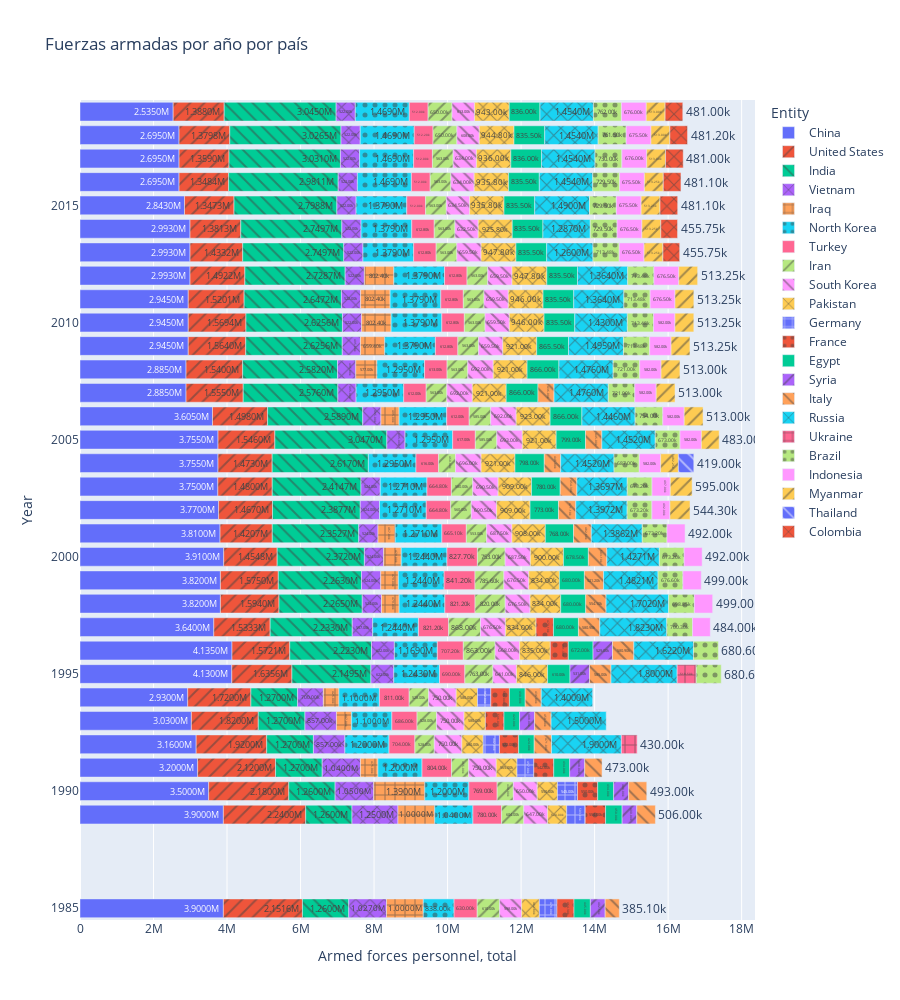

Write notebook code for a chart like this one.
### Markdown cell above
### 1.3.1 Gráfico de Barras

### Code cell
fig_bar_afp=px.bar(df_afp_topN,y="Year",x="Armed forces personnel, total",color="Entity",
                    height=1000,text="Entity",text_auto='.5s',pattern_shape="Entity",
                    orientation='h',title="Fuerzas armadas por año por país")
fig_bar_afp.show()

### Figure 1 — Plotly figure (JSON) as saved in the notebook; plotly's stock layout.template omitted (floating-point values rounded to 4 significant figures)
{"data": [{"alignmentgroup": "True", "hovertemplate": "Entity=%{text}<br>Armed forces personnel, total=%{x}<br>Year=%{y}<extra></extra>", "legendgroup": "China", "marker": {"color": "#636efa", "pattern": {"shape": ""}}, "name": "China", "offsetgroup": "China", "orientation": "h", "showlegend": true, "text": ["China", "China", "China", "China", "China", "China", "China", "China", "China", "China", "China", "China", "China", "China", "China", "China", "China", "China", "China", "China", "China", "China", "China", "China", "China", "China", "China", "China", "China", "China", "China", "China"], "textposition": "auto", "texttemplate": "%{x:.5s}", "type": "bar", "x": [3900000, 3900000, 3500000, 3200000, 3160000, 3030000, 2930000, 4130000, 4135000, 3640000, 3820000, 3820000, 3910000, 3810000, 3770000, 3750000, 3755000, 3755000, 3605000, 2885000, 2885000, 2945000, 2945000, 2945000, 2993000, 2993000, 2993000, 2843000, 2695000, 2695000, 2695000, 2535000], "xaxis": "x", "y": [1985, 1989, 1990, 1991, 1992, 1993, 1994, 1995, 1996, 1997, 1998, 1999, 2000, 2001, 2002, 2003, 2004, 2005, 2006, 2007, 2008, 2009, 2010, 2011, 2012, 2013, 2014, 2015, 2016, 2017, 2018, 2019], "yaxis": "y"}, {"alignmentgroup": "True", "hovertemplate": "Entity=%{text}<br>Armed forces personnel, total=%{x}<br>Year=%{y}<extra></extra>", "legendgroup": "United States", "marker": {"color": "#EF553B", "pattern": {"shape": "/"}}, "name": "United States", "offsetgroup": "United States", "orientation": "h", "showlegend": true, "text": ["United States", "United States", "United States", "United States", "United States", "United States", "United States", "United States", "United States", "United States", "United States", "United States", "United States", "United States", "United States", "United States", "United States", "United States", "United States", "United States", "United States", "United States", "United States", "United States", "United States", "United States", "United States", "United States", "United States", "United States", "United States", "United States"], "textposition": "auto", "texttemplate": "%{x:.5s}", "type": "bar", "x": [2151600, 2240000, 2180000, 2120000, 1920000, 1820000, 1720000, 1635600, 1572100, 1533300, 1594000, 1575000, 1454800, 1420700, 1467000, 1480000, 1473000, 1546000, 1498000, 1555000, 1540000, 1563996, 1569417, 1520100, 1492200, 1433150, 1381250, 1347300, 1348400, 1359000, 1379800, 1388000], "xaxis": "x", "y": [1985, 1989, 1990, 1991, 1992, 1993, 1994, 1995, 1996, 1997, 1998, 1999, 2000, 2001, 2002, 2003, 2004, 2005, 2006, 2007, 2008, 2009, 2010, 2011, 2012, 2013, 2014, 2015, 2016, 2017, 2018, 2019], "yaxis": "y"}, {"alignmentgroup": "True", "hovertemplate": "Entity=%{text}<br>Armed forces personnel, total=%{x}<br>Year=%{y}<extra></extra>", "legendgroup": "India", "marker": {"color": "#00cc96", "pattern": {"shape": "\\"}}, "name": "India", "offsetgroup": "India", "orientation": "h", "showlegend": true, "text": ["India", "India", "India", "India", "India", "India", "India", "India", "India", "India", "India", "India", "India", "India", "India", "India", "India", "India", "India", "India", "India", "India", "India", "India", "India", "India", "India", "India", "India", "India", "India", "India"], "textposition": "auto", "texttemplate": "%{x:.5s}", "type": "bar", "x": [1260000, 1260000, 1260000, 1270000, 1270000, 1270000, 1270000, 2149500, 2223000, 2233000, 2265000, 2263000, 2372000, 2352700, 2387700, 2414700, 2617000, 3047000, 2589000, 2576000, 2582000, 2625586, 2625586, 2647150, 2728700, 2749700, 2749700, 2798800, 2981050, 3031000, 3026500, 3045000], "xaxis": "x", "y": [1985, 1989, 1990, 1991, 1992, 1993, 1994, 1995, 1996, 1997, 1998, 1999, 2000, 2001, 2002, 2003, 2004, 2005, 2006, 2007, 2008, 2009, 2010, 2011, 2012, 2013, 2014, 2015, 2016, 2017, 2018, 2019], "yaxis": "y"}, {"alignmentgroup": "True", "hovertemplate": "Entity=%{text}<br>Armed forces personnel, total=%{x}<br>Year=%{y}<extra></extra>", "legendgroup": "Vietnam", "marker": {"color": "#ab63fa", "pattern": {"shape": "x"}}, "name": "Vietnam", "offsetgroup": "Vietnam", "orientation": "h", "showlegend": true, "text": ["Vietnam", "Vietnam", "Vietnam", "Vietnam", "Vietnam", "Vietnam", "Vietnam", "Vietnam", "Vietnam", "Vietnam", "Vietnam", "Vietnam", "Vietnam", "Vietnam", "Vietnam", "Vietnam", "Vietnam", "Vietnam", "Vietnam", "Vietnam", "Vietnam", "Vietnam", "Vietnam", "Vietnam", "Vietnam", "Vietnam", "Vietnam", "Vietnam", "Vietnam", "Vietnam", "Vietnam"], "textposition": "auto", "texttemplate": "%{x:.5s}", "type": "bar", "x": [1027000, 1250000, 1050000, 1040000, 857000, 857000, 700000, 622000, 622000, 557000, 524000, 524000, 524000, 524000, 524000, 524000, 495000, 495000, 495000, 495000, 495000, 522000, 522000, 522000, 522000, 522000, 522000, 522000, 522000, 522000, 522000], "xaxis": "x", "y": [1985, 1989, 1990, 1991, 1992, 1993, 1994, 1995, 1996, 1997, 1998, 1999, 2000, 2001, 2002, 2003, 2005, 2006, 2007, 2008, 2009, 2010, 2011, 2012, 2013, 2014, 2015, 2016, 2017, 2018, 2019], "yaxis": "y"}, {"alignmentgroup": "True", "hovertemplate": "Entity=%{text}<br>Armed forces personnel, total=%{x}<br>Year=%{y}<extra></extra>", "legendgroup": "Iraq", "marker": {"color": "#FFA15A", "pattern": {"shape": "+"}}, "name": "Iraq", "offsetgroup": "Iraq", "orientation": "h", "showlegend": true, "text": ["Iraq", "Iraq", "Iraq", "Iraq", "Iraq", "Iraq", "Iraq", "Iraq", "Iraq", "Iraq", "Iraq", "Iraq", "Iraq", "Iraq", "Iraq", "Iraq"], "textposition": "auto", "texttemplate": "%{x:.5s}", "type": "bar", "x": [1000000, 1000000, 1390000, 475000, 407000, 425000, 479000, 479000, 479000, 467000, 495000, 577000, 659395, 802400, 802400, 802400], "xaxis": "x", "y": [1985, 1989, 1990, 1991, 1993, 1994, 1998, 1999, 2000, 2001, 2006, 2008, 2009, 2010, 2011, 2012], "yaxis": "y"}, {"alignmentgroup": "True", "hovertemplate": "Entity=%{text}<br>Armed forces personnel, total=%{x}<br>Year=%{y}<extra></extra>", "legendgroup": "North Korea", "marker": {"color": "#19d3f3", "pattern": {"shape": "."}}, "name": "North Korea", "offsetgroup": "North Korea", "orientation": "h", "showlegend": true, "text": ["North Korea", "North Korea", "North Korea", "North Korea", "North Korea", "North Korea", "North Korea", "North Korea", "North Korea", "North Korea", "North Korea", "North Korea", "North Korea", "North Korea", "North Korea", "North Korea", "North Korea", "North Korea", "North Korea", "North Korea", "North Korea", "North Korea", "North Korea", "North Korea", "North Korea", "North Korea", "North Korea", "North Korea", "North Korea", "North Korea", "North Korea", "North Korea"], "textposition": "auto", "texttemplate": "%{x:.5s}", "type": "bar", "x": [838000, 1040000, 1200000, 1200000, 1200000, 1100000, 1100000, 1243000, 1169000, 1244000, 1244000, 1244000, 1244000, 1271000, 1271000, 1271000, 1295000, 1295000, 1295000, 1295000, 1295000, 1379000, 1379000, 1379000, 1379000, 1379000, 1379000, 1379000, 1469000, 1469000, 1469000, 1469000], "xaxis": "x", "y": [1985, 1989, 1990, 1991, 1992, 1993, 1994, 1995, 1996, 1997, 1998, 1999, 2000, 2001, 2002, 2003, 2004, 2005, 2006, 2007, 2008, 2009, 2010, 2011, 2012, 2013, 2014, 2015, 2016, 2017, 2018, 2019], "yaxis": "y"}, {"alignmentgroup": "True", "hovertemplate": "Entity=%{text}<br>Armed forces personnel, total=%{x}<br>Year=%{y}<extra></extra>", "legendgroup": "Turkey", "marker": {"color": "#FF6692", "pattern": {"shape": ""}}, "name": "Turkey", "offsetgroup": "Turkey", "orientation": "h", "showlegend": true, "text": ["Turkey", "Turkey", "Turkey", "Turkey", "Turkey", "Turkey", "Turkey", "Turkey", "Turkey", "Turkey", "Turkey", "Turkey", "Turkey", "Turkey", "Turkey", "Turkey", "Turkey", "Turkey", "Turkey", "Turkey", "Turkey", "Turkey", "Turkey", "Turkey", "Turkey", "Turkey", "Turkey", "Turkey", "Turkey", "Turkey", "Turkey", "Turkey"], "textposition": "auto", "texttemplate": "%{x:.5s}", "type": "bar", "x": [630000, 780000, 769000, 804000, 704000, 686000, 811000, 690000, 707200, 821200, 821200, 841200, 827700, 665100, 664800, 664800, 616000, 617000, 612000, 612000, 613000, 612800, 612800, 612800, 612800, 612800, 612800, 512000, 512000, 512000, 512200, 512000], "xaxis": "x", "y": [1985, 1989, 1990, 1991, 1992, 1993, 1994, 1995, 1996, 1997, 1998, 1999, 2000, 2001, 2002, 2003, 2004, 2005, 2006, 2007, 2008, 2009, 2010, 2011, 2012, 2013, 2014, 2015, 2016, 2017, 2018, 2019], "yaxis": "y"}, {"alignmentgroup": "True", "hovertemplate": "Entity=%{text}<br>Armed forces personnel, total=%{x}<br>Year=%{y}<extra></extra>", "legendgroup": "Iran", "marker": {"color": "#B6E880", "pattern": {"shape": "/"}}, "name": "Iran", "offsetgroup": "Iran", "orientation": "h", "showlegend": true, "text": ["Iran", "Iran", "Iran", "Iran", "Iran", "Iran", "Iran", "Iran", "Iran", "Iran", "Iran", "Iran", "Iran", "Iran", "Iran", "Iran", "Iran", "Iran", "Iran", "Iran", "Iran", "Iran", "Iran", "Iran", "Iran", "Iran", "Iran", "Iran", "Iran", "Iran", "Iran", "Iran"], "textposition": "auto", "texttemplate": "%{x:.5s}", "type": "bar", "x": [610000, 604000, 440000, 465000, 528000, 528000, 528000, 763000, 863000, 868000, 820000, 785600, 753000, 553000, 560000, 580000, 460000, 585000, 585000, 563000, 563000, 563000, 563000, 563000, 563000, 563000, 563000, 563000, 563000, 563000, 650000, 650000], "xaxis": "x", "y": [1985, 1989, 1990, 1991, 1992, 1993, 1994, 1995, 1996, 1997, 1998, 1999, 2000, 2001, 2002, 2003, 2004, 2005, 2006, 2007, 2008, 2009, 2010, 2011, 2012, 2013, 2014, 2015, 2016, 2017, 2018, 2019], "yaxis": "y"}, {"alignmentgroup": "True", "hovertemplate": "Entity=%{text}<br>Armed forces personnel, total=%{x}<br>Year=%{y}<extra></extra>", "legendgroup": "South Korea", "marker": {"color": "#FF97FF", "pattern": {"shape": "\\"}}, "name": "South Korea", "offsetgroup": "South Korea", "orientation": "h", "showlegend": true, "text": ["South Korea", "South Korea", "South Korea", "South Korea", "South Korea", "South Korea", "South Korea", "South Korea", "South Korea", "South Korea", "South Korea", "South Korea", "South Korea", "South Korea", "South Korea", "South Korea", "South Korea", "South Korea", "South Korea", "South Korea", "South Korea", "South Korea", "South Korea", "South Korea", "South Korea", "South Korea", "South Korea", "South Korea", "South Korea", "South Korea", "South Korea", "South Korea"], "textposition": "auto", "texttemplate": "%{x:.5s}", "type": "bar", "x": [598000, 647000, 650000, 750000, 750000, 750000, 750000, 641000, 668000, 676500, 676500, 676500, 687500, 687500, 690500, 690500, 696000, 693000, 692000, 692000, 692000, 659500, 659500, 659500, 659500, 659500, 632500, 634500, 634000, 634000, 608000, 613000], "xaxis": "x", "y": [1985, 1989, 1990, 1991, 1992, 1993, 1994, 1995, 1996, 1997, 1998, 1999, 2000, 2001, 2002, 2003, 2004, 2005, 2006, 2007, 2008, 2009, 2010, 2011, 2012, 2013, 2014, 2015, 2016, 2017, 2018, 2019], "yaxis": "y"}, {"alignmentgroup": "True", "hovertemplate": "Entity=%{text}<br>Armed forces personnel, total=%{x}<br>Year=%{y}<extra></extra>", "legendgroup": "Pakistan", "marker": {"color": "#FECB52", "pattern": {"shape": "x"}}, "name": "Pakistan", "offsetgroup": "Pakistan", "orientation": "h", "showlegend": true, "text": ["Pakistan", "Pakistan", "Pakistan", "Pakistan", "Pakistan", "Pakistan", "Pakistan", "Pakistan", "Pakistan", "Pakistan", "Pakistan", "Pakistan", "Pakistan", "Pakistan", "Pakistan", "Pakistan", "Pakistan", "Pakistan", "Pakistan", "Pakistan", "Pakistan", "Pakistan", "Pakistan", "Pakistan", "Pakistan", "Pakistan", "Pakistan", "Pakistan", "Pakistan", "Pakistan", "Pakistan", "Pakistan"], "textposition": "auto", "texttemplate": "%{x:.5s}", "type": "bar", "x": [482800, 520000, 550000, 565000, 580000, 580000, 580000, 846000, 835000, 834000, 834000, 834000, 900000, 908000, 909000, 909000, 921000, 921000, 923000, 921000, 921000, 921000, 946000, 946000, 947800, 947800, 925800, 935800, 935800, 936000, 944800, 943000], "xaxis": "x", "y": [1985, 1989, 1990, 1991, 1992, 1993, 1994, 1995, 1996, 1997, 1998, 1999, 2000, 2001, 2002, 2003, 2004, 2005, 2006, 2007, 2008, 2009, 2010, 2011, 2012, 2013, 2014, 2015, 2016, 2017, 2018, 2019], "yaxis": "y"}, {"alignmentgroup": "True", "hovertemplate": "Entity=%{text}<br>Armed forces personnel, total=%{x}<br>Year=%{y}<extra></extra>", "legendgroup": "Germany", "marker": {"color": "#636efa", "pattern": {"shape": "+"}}, "name": "Germany", "offsetgroup": "Germany", "orientation": "h", "showlegend": true, "text": ["Germany", "Germany", "Germany", "Germany", "Germany", "Germany"], "textposition": "auto", "texttemplate": "%{x:.5s}", "type": "bar", "x": [478000, 503000, 545000, 457000, 442000, 362000], "xaxis": "x", "y": [1985, 1989, 1990, 1991, 1992, 1994], "yaxis": "y"}, {"alignmentgroup": "True", "hovertemplate": "Entity=%{text}<br>Armed forces personnel, total=%{x}<br>Year=%{y}<extra></extra>", "legendgroup": "France", "marker": {"color": "#EF553B", "pattern": {"shape": "."}}, "name": "France", "offsetgroup": "France", "orientation": "h", "showlegend": true, "text": ["France", "France", "France", "France", "France", "France", "France", "France", "France"], "textposition": "auto", "texttemplate": "%{x:.5s}", "type": "bar", "x": [464300, 554000, 550000, 542000, 522000, 506000, 506000, 491300, 473100], "xaxis": "x", "y": [1985, 1989, 1990, 1991, 1992, 1993, 1994, 1996, 1997], "yaxis": "y"}, {"alignmentgroup": "True", "hovertemplate": "Entity=%{text}<br>Armed forces personnel, total=%{x}<br>Year=%{y}<extra></extra>", "legendgroup": "Egypt", "marker": {"color": "#00cc96", "pattern": {"shape": ""}}, "name": "Egypt", "offsetgroup": "Egypt", "orientation": "h", "showlegend": true, "text": ["Egypt", "Egypt", "Egypt", "Egypt", "Egypt", "Egypt", "Egypt", "Egypt", "Egypt", "Egypt", "Egypt", "Egypt", "Egypt", "Egypt", "Egypt", "Egypt", "Egypt", "Egypt", "Egypt", "Egypt", "Egypt", "Egypt", "Egypt", "Egypt", "Egypt", "Egypt", "Egypt", "Egypt", "Egypt", "Egypt", "Egypt", "Egypt"], "textposition": "auto", "texttemplate": "%{x:.5s}", "type": "bar", "x": [445000, 450000, 434000, 434000, 424000, 424000, 430000, 610000, 672000, 680000, 680000, 680000, 678500, 768000, 773000, 780000, 798000, 799000, 866000, 866000, 866000, 865500, 835500, 835500, 835500, 835500, 835500, 835500, 835500, 836000, 835500, 836000], "xaxis": "x", "y": [1985, 1989, 1990, 1991, 1992, 1993, 1994, 1995, 1996, 1997, 1998, 1999, 2000, 2001, 2002, 2003, 2004, 2005, 2006, 2007, 2008, 2009, 2010, 2011, 2012, 2013, 2014, 2015, 2016, 2017, 2018, 2019], "yaxis": "y"}, {"alignmentgroup": "True", "hovertemplate": "Entity=%{text}<br>Armed forces personnel, total=%{x}<br>Year=%{y}<extra></extra>", "legendgroup": "Syria", "marker": {"color": "#ab63fa", "pattern": {"shape": "/"}}, "name": "Syria", "offsetgroup": "Syria", "orientation": "h", "showlegend": true, "text": ["Syria", "Syria", "Syria", "Syria", "Syria", "Syria", "Syria"], "textposition": "auto", "texttemplate": "%{x:.5s}", "type": "bar", "x": [402500, 400000, 408000, 408000, 408000, 531000, 529000], "xaxis": "x", "y": [1985, 1989, 1990, 1991, 1993, 1995, 1996], "yaxis": "y"}, {"alignmentgroup": "True", "hovertemplate": "Entity=%{text}<br>Armed forces personnel, total=%{x}<br>Year=%{y}<extra></extra>", "legendgroup": "Italy", "marker": {"color": "#FFA15A", "pattern": {"shape": "\\"}}, "name": "Italy", "offsetgroup": "Italy", "orientation": "h", "showlegend": true, "text": ["Italy", "Italy", "Italy", "Italy", "Italy", "Italy", "Italy", "Italy", "Italy", "Italy", "Italy", "Italy", "Italy", "Italy", "Italy", "Italy", "Italy", "Italy", "Italy"], "textposition": "auto", "texttemplate": "%{x:.5s}", "type": "bar", "x": [385100, 506000, 493000, 473000, 471000, 450000, 436000, 585000, 580900, 580900, 554100, 521200, 503100, 482600, 471100, 454300, 445000, 445000, 436000], "xaxis": "x", "y": [1985, 1989, 1990, 1991, 1992, 1993, 1994, 1995, 1996, 1997, 1998, 1999, 2000, 2001, 2002, 2003, 2004, 2005, 2007], "yaxis": "y"}, {"alignmentgroup": "True", "hovertemplate": "Entity=%{text}<br>Armed forces personnel, total=%{x}<br>Year=%{y}<extra></extra>", "legendgroup": "Russia", "marker": {"color": "#19d3f3", "pattern": {"shape": "x"}}, "name": "Russia", "offsetgroup": "Russia", "orientation": "h", "showlegend": true, "text": ["Russia", "Russia", "Russia", "Russia", "Russia", "Russia", "Russia", "Russia", "Russia", "Russia", "Russia", "Russia", "Russia", "Russia", "Russia", "Russia", "Russia", "Russia", "Russia", "Russia", "Russia", "Russia", "Russia", "Russia", "Russia", "Russia", "Russia", "Russia"], "textposition": "auto", "texttemplate": "%{x:.5s}", "type": "bar", "x": [1900000, 1500000, 1400000, 1800000, 1622000, 1823000, 1702000, 1482100, 1427100, 1386200, 1397200, 1369700, 1452000, 1452000, 1446000, 1476000, 1476000, 1495000, 1430000, 1364000, 1364000, 1260000, 1287000, 1490000, 1454000, 1454000, 1454000, 1454000], "xaxis": "x", "y": [1992, 1993, 1994, 1995, 1996, 1997, 1998, 1999, 2000, 2001, 2002, 2003, 2004, 2005, 2006, 2007, 2008, 2009, 2010, 2011, 2012, 2013, 2014, 2015, 2016, 2017, 2018, 2019], "yaxis": "y"}, {"alignmentgroup": "True", "hovertemplate": "Entity=%{text}<br>Armed forces personnel, total=%{x}<br>Year=%{y}<extra></extra>", "legendgroup": "Ukraine", "marker": {"color": "#FF6692", "pattern": {"shape": "+"}}, "name": "Ukraine", "offsetgroup": "Ukraine", "orientation": "h", "showlegend": true, "text": ["Ukraine", "Ukraine"], "textposition": "auto", "texttemplate": "%{x:.5s}", "type": "bar", "x": [430000, 518500], "xaxis": "x", "y": [1992, 1995], "yaxis": "y"}, {"alignmentgroup": "True", "hovertemplate": "Entity=%{text}<br>Armed forces personnel, total=%{x}<br>Year=%{y}<extra></extra>", "legendgroup": "Brazil", "marker": {"color": "#B6E880", "pattern": {"shape": "."}}, "name": "Brazil", "offsetgroup": "Brazil", "orientation": "h", "showlegend": true, "text": ["Brazil", "Brazil", "Brazil", "Brazil", "Brazil", "Brazil", "Brazil", "Brazil", "Brazil", "Brazil", "Brazil", "Brazil", "Brazil", "Brazil", "Brazil", "Brazil", "Brazil", "Brazil", "Brazil", "Brazil", "Brazil", "Brazil", "Brazil", "Brazil", "Brazil"], "textposition": "auto", "texttemplate": "%{x:.5s}", "type": "bar", "x": [680600, 680600, 700300, 698850, 676600, 673200, 673200, 673200, 673200, 687000, 673000, 754000, 721000, 721000, 713480, 713480, 713480, 713480, 713480, 729500, 729500, 729500, 730000, 761500, 762000], "xaxis": "x", "y": [1995, 1996, 1997, 1998, 1999, 2000, 2001, 2002, 2003, 2004, 2005, 2006, 2007, 2008, 2009, 2010, 2011, 2012, 2013, 2014, 2015, 2016, 2017, 2018, 2019], "yaxis": "y"}, {"alignmentgroup": "True", "hovertemplate": "Entity=%{text}<br>Armed forces personnel, total=%{x}<br>Year=%{y}<extra></extra>", "legendgroup": "Indonesia", "marker": {"color": "#FF97FF", "pattern": {"shape": ""}}, "name": "Indonesia", "offsetgroup": "Indonesia", "orientation": "h", "showlegend": true, "text": ["Indonesia", "Indonesia", "Indonesia", "Indonesia", "Indonesia", "Indonesia", "Indonesia", "Indonesia", "Indonesia", "Indonesia", "Indonesia", "Indonesia", "Indonesia", "Indonesia", "Indonesia", "Indonesia", "Indonesia", "Indonesia", "Indonesia", "Indonesia", "Indonesia", "Indonesia", "Indonesia"], "textposition": "auto", "texttemplate": "%{x:.5s}", "type": "bar", "x": [484000, 499000, 499000, 492000, 492000, 492000, 497000, 582000, 582000, 582000, 582000, 582000, 582000, 582000, 676500, 676500, 676500, 676500, 675500, 675500, 676000, 675500, 676000], "xaxis": "x", "y": [1997, 1998, 1999, 2000, 2001, 2002, 2003, 2004, 2005, 2006, 2007, 2008, 2009, 2010, 2011, 2012, 2013, 2014, 2015, 2016, 2017, 2018, 2019], "yaxis": "y"}, {"alignmentgroup": "True", "hovertemplate": "Entity=%{text}<br>Armed forces personnel, total=%{x}<br>Year=%{y}<extra></extra>", "legendgroup": "Myanmar", "marker": {"color": "#FECB52", "pattern": {"shape": "/"}}, "name": "Myanmar", "offsetgroup": "Myanmar", "orientation": "h", "showlegend": true, "text": ["Myanmar", "Myanmar", "Myanmar", "Myanmar", "Myanmar", "Myanmar", "Myanmar", "Myanmar", "Myanmar", "Myanmar", "Myanmar", "Myanmar", "Myanmar", "Myanmar", "Myanmar", "Myanmar", "Myanmar", "Myanmar"], "textposition": "auto", "texttemplate": "%{x:.5s}", "type": "bar", "x": [544300, 595000, 482250, 483000, 513000, 513000, 513000, 513250, 513250, 513250, 513250, 513250, 513250, 513250, 513250, 513000, 513000, 513000], "xaxis": "x", "y": [2002, 2003, 2004, 2005, 2006, 2007, 2008, 2009, 2010, 2011, 2012, 2013, 2014, 2015, 2016, 2017, 2018, 2019], "yaxis": "y"}, {"alignmentgroup": "True", "hovertemplate": "Entity=%{text}<br>Armed forces personnel, total=%{x}<br>Year=%{y}<extra></extra>", "legendgroup": "Thailand", "marker": {"color": "#636efa", "pattern": {"shape": "\\"}}, "name": "Thailand", "offsetgroup": "Thailand", "orientation": "h", "showlegend": true, "text": ["Thailand"], "textposition": "auto", "texttemplate": "%{x:.5s}", "type": "bar", "x": [419000], "xaxis": "x", "y": [2004], "yaxis": "y"}, {"alignmentgroup": "True", "hovertemplate": "Entity=%{text}<br>Armed forces personnel, total=%{x}<br>Year=%{y}<extra></extra>", "legendgroup": "Colombia", "marker": {"color": "#EF553B", "pattern": {"shape": "x"}}, "name": "Colombia", "offsetgroup": "Colombia", "orientation": "h", "showlegend": true, "text": ["Colombia", "Colombia", "Colombia", "Colombia", "Colombia", "Colombia", "Colombia"], "textposition": "auto", "texttemplate": "%{x:.5s}", "type": "bar", "x": [455750, 455750, 481100, 481100, 481000, 481200, 481000], "xaxis": "x", "y": [2013, 2014, 2015, 2016, 2017, 2018, 2019], "yaxis": "y"}], "layout": {"barmode": "relative", "height": 1000, "legend": {"title": {"text": "Entity"}, "tracegroupgap": 0}, "title": {"text": "Fuerzas armadas por año por país"}, "xaxis": {"anchor": "y", "domain": [0, 1], "title": {"text": "Armed forces personnel, total"}}, "yaxis": {"anchor": "x", "domain": [0, 1], "title": {"text": "Year"}}}}
